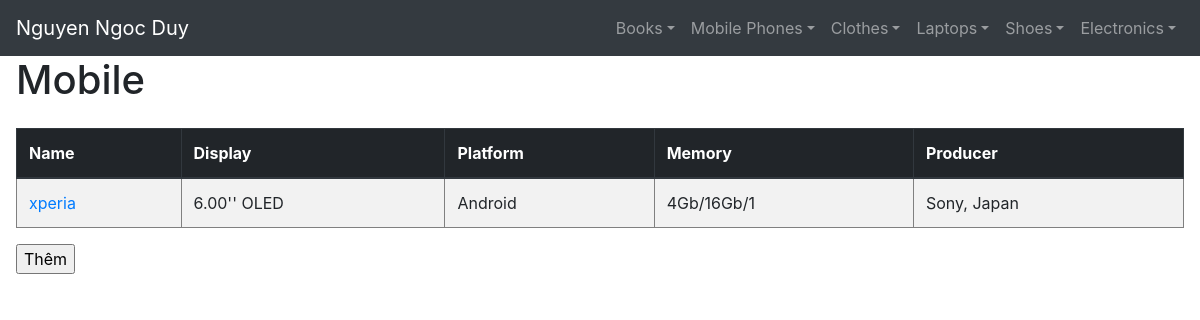
/mobile/, run on the app's committed database.
### manager_shop/models/mobiles.py (models this page shows, shortened)
class MobilePhone(models.Model):
    name = models.CharField(max_length=60)
    display = models.CharField(max_length=255)
    platform = models.CharField(max_length=60)
    memories = models.ManyToManyField(Memory)
    producer = models.ForeignKey(Producer, on_delete=models.RESTRICT)
    def str_memories(self):
        res = ''
        for m in self.memories.all():
            res += (m.ram + '/' + m.rom + '/' + str(m.cardSlot)) + ', '
        res = res[0:-2]
        return res

class Producer(models.Model):
    name = models.CharField(max_length=255)
    address = models.CharField(max_length=255)

### manager_shop/views/mobiles.py (the view)
def mobile_index(request):
    mobiles = MobilePhone.objects.all()
    memories = []
    links = []
    for b in mobiles:
        memories.append(b.str_memories())
        links.append(str(b.id) + '/change')
    return render(request, 'mobile/index.html', {'mobiles': mobiles, 'memories': memories, 'links': links})

### manager_shop/templatetags/custom_tags.py (called while the page is built)
@register.filter(name='list_index')
def list_index(mylist, index):
    return mylist[index]

### utils/context_processors.py (called while the page is built)
def ecomstore(request):
    return {
        'active_categories': Category.objects.filter(is_active=True),
        'site_name': settings.SITE_NAME,
        'meta_keywords': settings.META_KEYWORDS,
        'meta_description': settings.META_DESCRIPTION,
        'request': request
    }

### templates/mobile/index.html (shortened to what this page needs)
{% extends 'base_bt2.html' %}
{% block content %}
    <h1>Mobile</h1>
    <div class="row mt-4">
        <div class="col">
            <table class="table table-striped" cellspacing="5" cellpadding="5" border="1">
                <thead class="thead-dark">
                <tr>
                    <th>Name</th>
                    <th>Display</th>
                    <th>Platform</th>
                    <th>Memory</th>
                    <th>Producer</th>
                </tr>
                </thead>
            {% load custom_tags %}
                {% for i in mobiles %}
                    <tr valign="top">
                        <td><a href={{ links|list_index:forloop.counter0 }}>{{ i.name }}</a></td>
                        <td>{{ i.display }}</td>
                        <td>{{ i.platform }}</td>
                        <td> {{ memories|list_index:forloop.counter0 }} </td>
                        <td>{{ i.producer.name}}, {{i.producer.address }}</td>
                    </tr>
                {% endfor %}
            </table>
        </div>
    </div>
    <div>
        <form action="add/">
            <input type="submit" value="Thêm"/>
        </form>
    </div>
{% endblock %}

### data on the page
MobilePhone: name "xperia", display "6.00'' OLED", platform "Android", counter0 "4Gb/16Gb/1", producer.name "Sony", producer.address "Japan"
